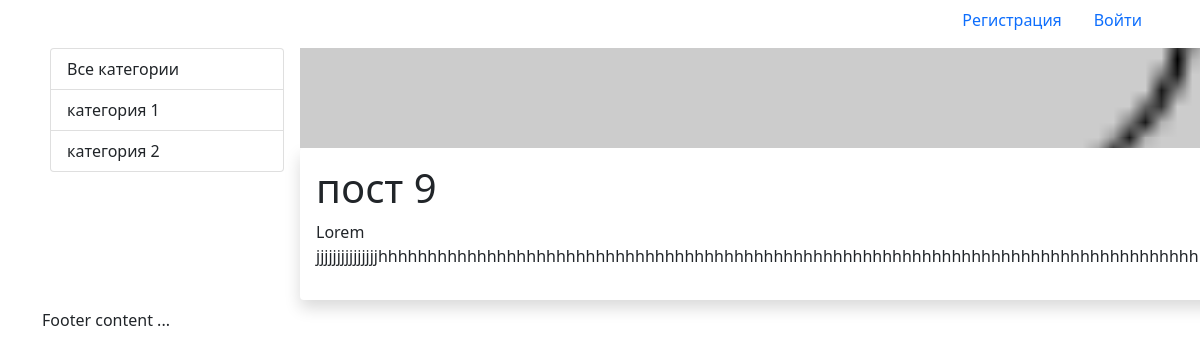
The page /post/post-9/ on the database as committed earlier.
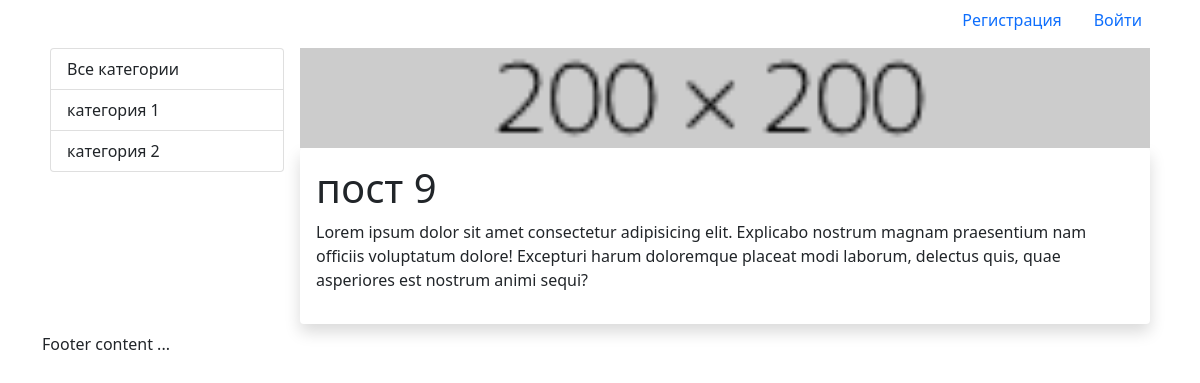
The same page on the database as committed later.
### blog/models.py (models this page shows, shortened)
class Post(models.Model):
    title = models.CharField(max_length=255, verbose_name="Заголовок")
    slug = models.SlugField(max_length=255, unique=True, db_index=True, verbose_name="URL")
    content = models.TextField(blank=True, verbose_name="Текст поста")
    photo = models.ImageField(upload_to="photos/%Y/%m/%d/", verbose_name="Фото")
    time_create = models.DateTimeField(auto_now_add=True, verbose_name="Время создания")
    time_update = models.DateTimeField(auto_now=True, verbose_name="Время изменения")
    is_published = models.BooleanField(default=True, verbose_name="Публикация")
    cat = models.ForeignKey('Category', on_delete=models.PROTECT, verbose_name="Категория")
    def __str__(self):
        return self.title
    class Meta:
        verbose_name = 'Пост'
        verbose_name_plural = 'Посты'
        ordering = ['-time_create', 'title']

### blog/views.py (the view)
# urls.py: path('post/<slug:post_slug>/', ShowPost.as_view(), name='post'),
class ShowPost(DataMixin, DetailView):
    model = Post
    template_name = 'blog/post.html'
    slug_url_kwarg = 'post_slug'
    context_object_name = 'post'
    def get_context_data(self, *, object_list=None, **kwargs):
        context = super().get_context_data(**kwargs)
        c_def = self.get_user_context(title=context['post'], cat_selected='')
        return dict(list(context.items())+list(c_def.items()))

### app/utils.py (called while the page is built)
    def get_user_context(self, **kwargs):
        context = kwargs
        cats = Category.objects.all()
        user_menu = menu.copy()
        if not self.request.user.is_authenticated:
            user_menu.pop(0)
            user_menu.pop(2)
        else:
            user_menu.pop(1)
            user_menu.pop(1)
        context['menu'] = user_menu
        context['cats'] = cats
        if 'cat_selected' not in context:
            context['cat_selected'] = 0
        return context

### blog/models.py (called while the page is built)
    def get_absolute_url(self):
        return reverse('category', kwargs={'cat_slug': self.slug})

### blog/templatetags/blog_tags.py (called while the page is built)
@register.inclusion_tag('blog/list_categories.html')
def show_categories(sort=None, cat_selected=0):
    if not sort:
        cats = Category.objects.all()
    else:
        cats = Category.objects.order_by(sort)
    return {"cats": cats, "cat_selected": cat_selected}

### blog/templates/blog/post.html (shortened to what this page needs)
{% extends 'app/base.html' %} {% block content %} {% if post.photo %}
<img
  style="height: 100px; object-fit: cover; width: 100%"
  src="{{post.photo.url}}"
/>
{% endif %}
<div class="p-3 shadow bg-white rounded">
  <h1>{{post.title}}</h1>
  {{post.content|linebreaks}} {% endblock %}

Rows that differ between the two databases and show on the page:
changed Post "пост 9": content "Lorem…" → "Lorem ipsum dolor sit amet consectetur adipisicing elit. Explicabo nostrum magnam praesentium nam officiis voluptatum dolore! Excepturi harum doloremque placeat modi laborum, delectus quis, quae asperiores est nostrum animi sequi?"
